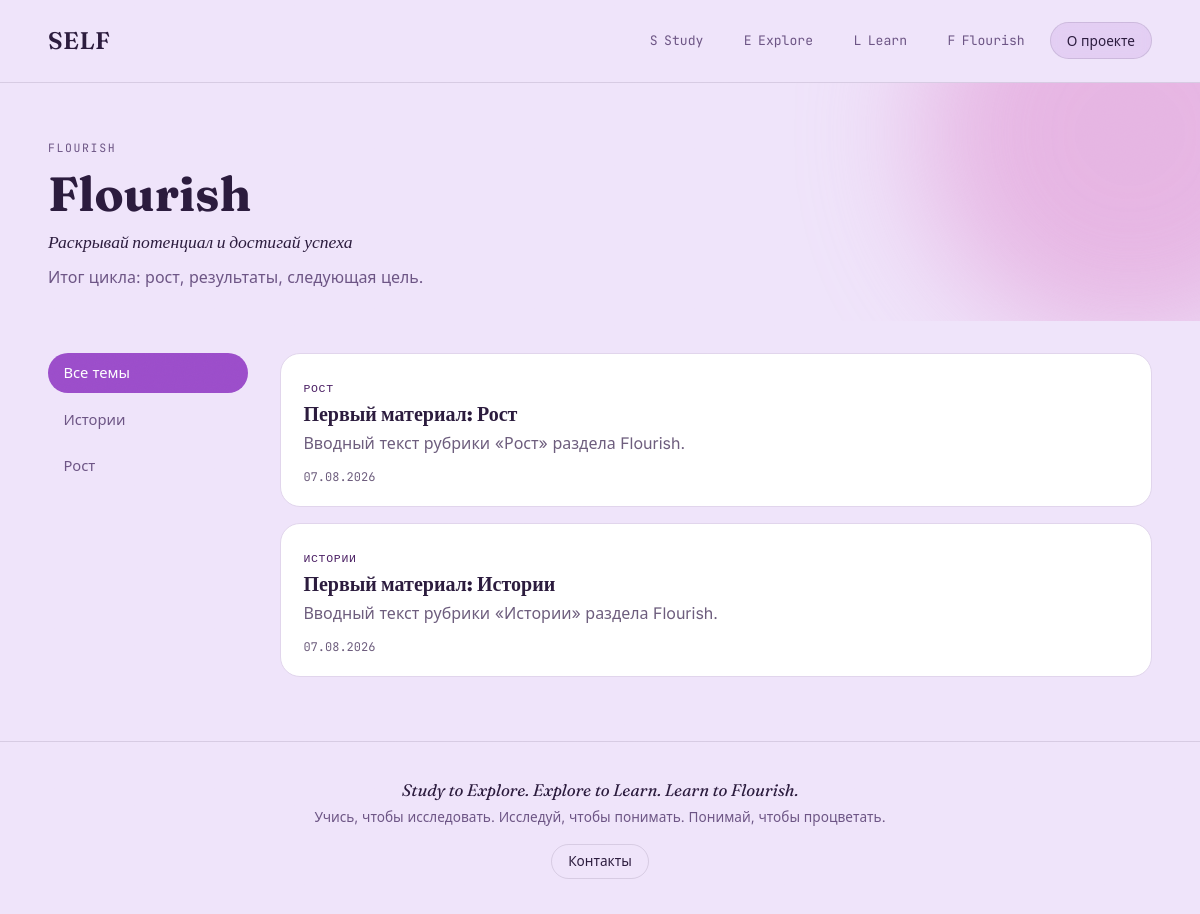
Page /flourish/ on the committed database.
### models.py (models this page shows, shortened)
class Section(db.Model):
    id = db.Column(db.Integer, primary_key=True)
    slug = db.Column(db.String(32), unique=True, nullable=False)      # study / explore / learn / flourish
    name = db.Column(db.String(64), nullable=False)                    # "Study"
    tagline = db.Column(db.String(255))                                 # короткий подзаголовок
    description = db.Column(db.Text)
    accent = db.Column(db.String(16), default="#3B5169")                # HEX цвет раздела для фронта
    order = db.Column(db.Integer, default=0)
    subsections = db.relationship(
        "Subsection", backref="section", order_by="Subsection.order",
        cascade="all, delete-orphan",
    )

class Subsection(db.Model):
    id = db.Column(db.Integer, primary_key=True)
    section_id = db.Column(db.Integer, db.ForeignKey("section.id"), nullable=False)
    slug = db.Column(db.String(64), nullable=False)
    name = db.Column(db.String(128), nullable=False)
    description = db.Column(db.Text)
    order = db.Column(db.Integer, default=0)
    posts = db.relationship(
        "Post", backref="subsection", order_by="Post.published_at.desc()",
        cascade="all, delete-orphan",
    )
    __table_args__ = (
        db.UniqueConstraint("section_id", "slug", name="uq_subsection_slug_per_section"),
    )

class Post(db.Model):
    id = db.Column(db.Integer, primary_key=True)
    subsection_id = db.Column(db.Integer, db.ForeignKey("subsection.id"), nullable=False)
    title = db.Column(db.String(255), nullable=False)
    slug = db.Column(db.String(255), unique=True, nullable=False)
    summary = db.Column(db.String(500))                # короткий анонс для карточек/превью
    content = db.Column(db.Text, nullable=False)        # markdown
    content_type = db.Column(db.String(16), default="text")   # text | video | audio | gallery
    cover_image_url = db.Column(db.String(512))
    author = db.Column(db.String(128), default="SELF")
    published = db.Column(db.Boolean, default=True)
    created_at = db.Column(db.DateTime, default=datetime.utcnow)
    updated_at = db.Column(db.DateTime, default=datetime.utcnow, onupdate=datetime.utcnow)
    published_at = db.Column(db.DateTime, default=datetime.utcnow)
    source = db.Column(db.String(16), default="web")          # web | bot
    telegram_message_id = db.Column(db.BigInteger, index=True, nullable=True)
    tags = db.relationship("Tag", secondary=post_tags, backref="posts")

### routes/sections.py (the view)
@bp.route("/<section_slug>/")
def section_view(section_slug):
    section = Section.query.filter_by(slug=section_slug).first_or_404()
    tag_slug = request.args.get("tag")
    posts_query = (
        Post.query.join(Subsection)
        .filter(Subsection.section_id == section.id, Post.published.is_(True))
    )
    if tag_slug:
        posts_query = posts_query.filter(Post.tags.any(slug=tag_slug))
    posts = posts_query.order_by(Post.published_at.desc()).all()
    return render_template(
        "section.html", section=section, posts=posts, active_subsection=None, active_tag=tag_slug
    )

### templates/section.html (shortened to what this page needs)
{% extends "base.html" %}
{% block content %}
<section class="section-hero section-hero--{{ section.slug }}">
  <p class="eyebrow">{{ section.slug }}</p>
  <h1>{{ section.name }}</h1>
  <p class="section-tagline">{{ section.tagline }}</p>
  {% if section.description %}<p class="section-desc">{{ section.description }}</p>{% endif %}
</section>
<div class="section-body">
  <aside class="subsection-nav">
    <a href="{{ url_for('sections.section_view', section_slug=section.slug) }}"
       class="subsection-link {{ 'is-active' if not active_subsection }}">Все темы</a>
    {% for sub in section.subsections %}
      <a href="{{ url_for('sections.subsection_view', section_slug=section.slug, subsection_slug=sub.slug) }}"
         class="subsection-link {{ 'is-active' if active_subsection and active_subsection.id == sub.id }}">{{ sub.name }}</a>
    {% endfor %}
  </aside>
  <div class="post-list">
    {% if posts %}
      {% for post in posts %}
      <a href="{{ url_for('sections.post_view', post_slug=post.slug) }}" class="post-card post-card--{{ section.slug }}">
        <span class="post-card-sub">{{ post.subsection.name }}</span>
        <h2>{{ post.title }}</h2>
        {% if post.summary %}<p>{{ post.summary }}</p>{% endif %}
        <time>{{ post.published_at.strftime('%d.%m.%Y') }}</time>
      </a>
      {% endfor %}
    {% else %}
      <p class="empty-state">Здесь пока пусто — материалы скоро появятся.</p>
    {% endif %}
  </div>
</div>
{% endblock %}

### static/css/style.css (style rules this page uses)
:root { color-scheme: light; --canvas: #EFE4FA; --canvas-ink: #2B1B3D; --canvas-ink-soft: #6C5484; --canvas-line: rgba(43, 27, 61, 0.12); --canvas-raised: #E4D4F3; --orb-ink: #FBF7FE; --paper: #F9F5FC; --paper-raised: #FFFFFF; --ink: #221730; --ink-soft: #6C5C7C; --line: #E1D5EC; --accent: #9B4DCA; --accent-soft: #D79FE8; --accent-deep: #4A1F63; --study: #5B2A7A; --explore: #8B3FA8; --learn: #B15AC4; --flourish: #E08FD1; --study-ink: #FFFFFF; --explore-ink: #FFFFFF; --learn-ink: #FFFFFF; --flourish-ink: #3A1650; --font-display: "Fraunces", serif; --font-body: "Inter", system-ui, sans-serif; --font-mono: "JetBrains Mono", ui-monospace, monospace; --radius: 4px; --radius-lg: 20px; }
* { box-sizing: border-box; }
html { scroll-behavior: smooth; }
body { margin: 0; background: var(--canvas); color: var(--canvas-ink); font-family: var(--font-body); line-height: 1.5; -webkit-font-smoothing: antialiased; position: relative; }
a { color: inherit; text-decoration: none; }
h1, h2, h3, h4, h5, h6 { font-family: var(--font-display); color: var(--canvas-ink); line-height: 1.2; margin: 1.4em 0 0.6em; }
p { color: var(--canvas-ink); margin: 0 0 1em; max-width: 72ch; }
.eyebrow { font-family: var(--font-mono); text-transform: uppercase; letter-spacing: 0.14em; font-size: 0.72rem; color: var(--canvas-ink-soft); margin: 0 0 0.6rem; }
.section-hero { position: relative; padding: clamp(2rem, 5vw, 3.5rem) clamp(1.2rem, 4vw, 3rem) 2rem; max-width: 1200px; margin: 0 auto; overflow: hidden; }
.section-hero::before { content: ""; position: absolute; width: 420px; height: 420px; right: -140px; top: -160px; border-radius: 50%; filter: blur(60px); opacity: 0.55; z-index: 0; }
.section-hero--flourish::before { background: var(--flourish); }
.section-hero h1, .section-tagline, .section-desc, .section-hero .eyebrow { position: relative; z-index: 1; }
.section-hero h1 { font-family: var(--font-display); font-size: clamp(2rem, 5vw, 3rem); margin: 0 0 0.4rem; color: var(--canvas-ink); }
.section-tagline { font-style: italic; font-family: var(--font-display); font-size: 1.1rem; margin: 0 0 0.6rem; color: var(--canvas-ink); }
.section-desc { color: var(--canvas-ink-soft); max-width: 60ch; margin: 0; }
.section-body { display: grid; grid-template-columns: 200px 1fr; gap: 2rem; padding: 2rem clamp(1.2rem, 4vw, 3rem) 4rem; max-width: 1200px; margin: 0 auto; }
.subsection-nav { display: flex; flex-direction: column; gap: 0.4rem; position: sticky; top: 1.5rem; align-self: start; }
.subsection-link { padding: 0.5rem 0.9rem; border-radius: 999px; color: var(--canvas-ink-soft); font-size: 0.92rem; border: 1px solid transparent; white-space: nowrap; }
.subsection-link.is-active { background: var(--accent); color: #fff; }
.post-list { display: flex; flex-direction: column; gap: 1rem; }
.post-card { border: 1px solid var(--line); border-radius: var(--radius-lg); padding: 1.2rem 1.4rem; background: var(--paper-raised); color: var(--ink); display: block; transition: transform 0.15s, box-shadow 0.15s; }
.post-card-sub { font-family: var(--font-mono); font-size: 0.72rem; color: var(--accent-deep); text-transform: uppercase; letter-spacing: 0.06em; }
.post-card h2 { font-family: var(--font-display); font-size: 1.25rem; margin: 0.3rem 0; }
.post-card p { margin: 0 0 0.5rem; color: var(--ink-soft); }
.post-card time { font-family: var(--font-mono); font-size: 0.75rem; color: var(--ink-soft); }

### rows in the picture
Section: slug "FLOURISH", name "Flourish", tagline "Раскрывай потенциал и достигай успеха", description "Итог цикла: рост, результаты, следующая цель."
Subsection: name "Истории"
Subsection: name "Рост"
Post: subsection.name "РОСТ", title "Первый материал: Рост", summary "Вводный текст рубрики «Рост» раздела Flourish.", published_at "07.08.2026"
Post: subsection.name "ИСТОРИИ", title "Первый материал: Истории", summary "Вводный текст рубрики «Истории» раздела Flourish.", published_at "07.08.2026"

### other values in the picture
{{ s[0]|upper }} "S" "E" "L" "F"
{{ s|capitalize }} "Study" "Explore" "Learn" "Flourish"
